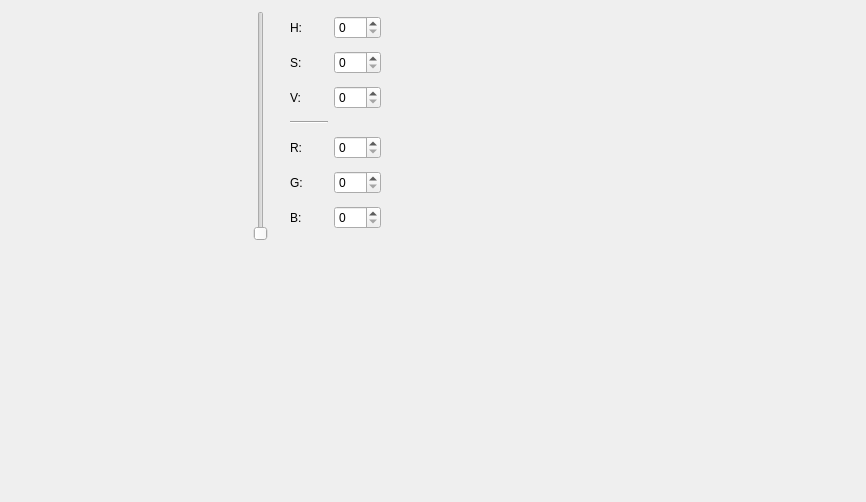
<?xml version="1.0" encoding="UTF-8"?>
<ui version="4.0">
 <class>ColorWidget</class>
 <widget class="QWidget" name="ColorWidget">
  <property name="geometry">
   <rect>
    <x>0</x>
    <y>0</y>
    <width>866</width>
    <height>502</height>
   </rect>
  </property>
  <property name="windowTitle">
   <string>Form</string>
  </property>
  <widget class="QWidget" name="colorRect" native="true">
   <property name="geometry">
    <rect>
     <x>11</x>
     <y>11</y>
     <width>230</width>
     <height>230</height>
    </rect>
   </property>
  </widget>
  <widget class="QSlider" name="hueSlider">
   <property name="geometry">
    <rect>
     <x>250</x>
     <y>11</y>
     <width>22</width>
     <height>230</height>
    </rect>
   </property>
   <property name="maximum">
    <number>359</number>
   </property>
   <property name="value">
    <number>0</number>
   </property>
   <property name="sliderPosition">
    <number>0</number>
   </property>
   <property name="orientation">
    <enum>Qt::Vertical</enum>
   </property>
  </widget>
  <widget class="QWidget" name="gridLayoutWidget">
   <property name="geometry">
    <rect>
     <x>290</x>
     <y>10</y>
     <width>101</width>
     <height>231</height>
    </rect>
   </property>
   <layout class="QGridLayout" name="gridLayout">
    <property name="rightMargin">
     <number>10</number>
    </property>
    <item row="5" column="0">
     <widget class="QLabel" name="G">
      <property name="text">
       <string>G:</string>
      </property>
     </widget>
    </item>
    <item row="3" column="0">
     <widget class="Line" name="line">
      <property name="orientation">
       <enum>Qt::Horizontal</enum>
      </property>
     </widget>
    </item>
    <item row="2" column="0">
     <widget class="QLabel" name="V">
      <property name="text">
       <string>V:</string>
      </property>
     </widget>
    </item>
    <item row="6" column="0">
     <widget class="QLabel" name="B">
      <property name="text">
       <string>B:</string>
      </property>
     </widget>
    </item>
    <item row="0" column="0">
     <widget class="QLabel" name="H">
      <property name="text">
       <string>H:</string>
      </property>
     </widget>
    </item>
    <item row="4" column="0">
     <widget class="QLabel" name="R">
      <property name="text">
       <string>R:</string>
      </property>
     </widget>
    </item>
    <item row="1" column="0">
     <widget class="QLabel" name="S">
      <property name="text">
       <string>S:</string>
      </property>
     </widget>
    </item>
    <item row="0" column="1">
     <widget class="QSpinBox" name="hSpinBox">
      <property name="maximum">
       <number>359</number>
      </property>
     </widget>
    </item>
    <item row="1" column="1">
     <widget class="QSpinBox" name="sSpinBox">
      <property name="maximum">
       <number>100</number>
      </property>
     </widget>
    </item>
    <item row="2" column="1">
     <widget class="QSpinBox" name="vSpinBox">
      <property name="maximum">
       <number>100</number>
      </property>
     </widget>
    </item>
    <item row="4" column="1">
     <widget class="QSpinBox" name="rSpinBox">
      <property name="maximum">
       <number>255</number>
      </property>
     </widget>
    </item>
    <item row="5" column="1">
     <widget class="QSpinBox" name="gSpinBox">
      <property name="maximum">
       <number>255</number>
      </property>
     </widget>
    </item>
    <item row="6" column="1">
     <widget class="QSpinBox" name="bSpinBox">
      <property name="maximum">
       <number>255</number>
      </property>
     </widget>
    </item>
   </layout>
  </widget>
 </widget>
 <resources/>
 <connections/>
</ui>
